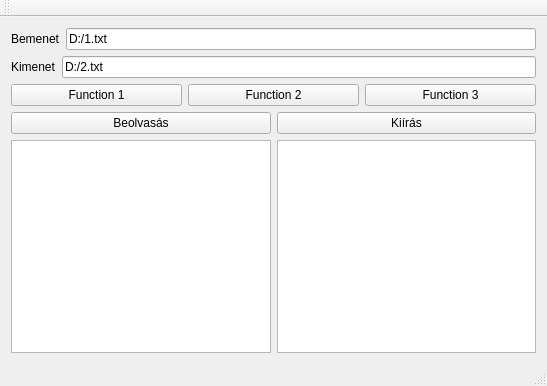
<?xml version="1.0" encoding="UTF-8"?>
<ui version="4.0">
 <class>MainWindow</class>
 <widget class="QMainWindow" name="MainWindow">
  <property name="geometry">
   <rect>
    <x>0</x>
    <y>0</y>
    <width>547</width>
    <height>386</height>
   </rect>
  </property>
  <property name="windowTitle">
   <string>MainWindow</string>
  </property>
  <widget class="QWidget" name="centralWidget">
   <layout class="QGridLayout" name="gridLayout">
    <item row="3" column="0">
     <layout class="QVBoxLayout" name="verticalLayout">
      <item>
       <widget class="QPushButton" name="readButton">
        <property name="text">
         <string>Beolvasás</string>
        </property>
       </widget>
      </item>
      <item>
       <widget class="QTextEdit" name="sourceTxt"/>
      </item>
     </layout>
    </item>
    <item row="3" column="1">
     <layout class="QVBoxLayout" name="verticalLayout_2">
      <item>
       <widget class="QPushButton" name="writeButton">
        <property name="text">
         <string>Kiírás</string>
        </property>
       </widget>
      </item>
      <item>
       <widget class="QTextBrowser" name="minimtxt"/>
      </item>
     </layout>
    </item>
    <item row="1" column="0" colspan="2">
     <layout class="QHBoxLayout" name="horizontalLayout">
      <item>
       <widget class="QLabel" name="outputLabel">
        <property name="text">
         <string>Kimenet</string>
        </property>
       </widget>
      </item>
      <item>
       <widget class="QLineEdit" name="outputLine">
        <property name="text">
         <string>D:/2.txt</string>
        </property>
       </widget>
      </item>
     </layout>
    </item>
    <item row="0" column="0" colspan="2">
     <layout class="QHBoxLayout" name="horizontalLayout_3">
      <item>
       <widget class="QLabel" name="inputLabel">
        <property name="text">
         <string>Bemenet</string>
        </property>
       </widget>
      </item>
      <item>
       <widget class="QLineEdit" name="inputLine">
        <property name="text">
         <string>D:/1.txt</string>
        </property>
       </widget>
      </item>
     </layout>
    </item>
    <item row="2" column="0" colspan="2">
     <layout class="QHBoxLayout" name="horizontalLayout_2">
      <item>
       <widget class="QPushButton" name="func1Btn">
        <property name="text">
         <string>Function 1</string>
        </property>
       </widget>
      </item>
      <item>
       <widget class="QPushButton" name="func2Btn">
        <property name="text">
         <string>Function 2</string>
        </property>
       </widget>
      </item>
      <item>
       <widget class="QPushButton" name="func3Btn">
        <property name="text">
         <string>Function 3</string>
        </property>
       </widget>
      </item>
     </layout>
    </item>
   </layout>
  </widget>
  <widget class="QMenuBar" name="menuBar">
   <property name="geometry">
    <rect>
     <x>0</x>
     <y>0</y>
     <width>547</width>
     <height>21</height>
    </rect>
   </property>
  </widget>
  <widget class="QToolBar" name="mainToolBar">
   <attribute name="toolBarArea">
    <enum>TopToolBarArea</enum>
   </attribute>
   <attribute name="toolBarBreak">
    <bool>false</bool>
   </attribute>
  </widget>
  <widget class="QStatusBar" name="statusBar"/>
 </widget>
 <layoutdefault spacing="6" margin="11"/>
 <resources/>
 <connections/>
</ui>
